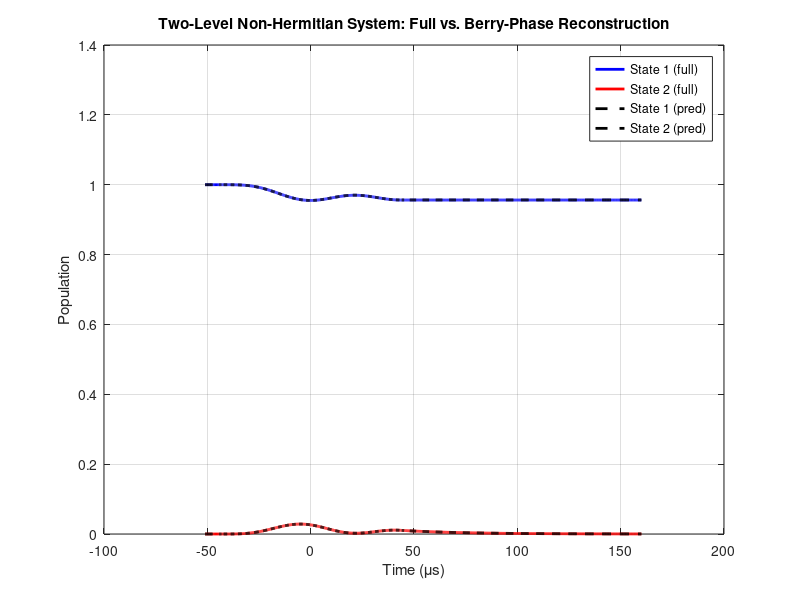

This figure's MATLAB source:
clear; clc;

%% Parameters
d12   = -33.6*2*pi;        % dipole moment (arb. units)
E0    = 40;               % field amplitude
omega = 2*pi*11.44e3;      % angular frequency (rad/s)

Delta = 2*pi*2e3;         % real part of detuning
gamma_decay = 2.7e2 * 2*pi * 10;   % decay rate (choose as needed)
Delta_complex = Delta - 1i*gamma_decay;  % non-Hermitian detuning

t_start = -51.1e-6;       % start time (s)
t_end   = 160e-6;         % end time (s)
tspan   = [t_start, t_end];

%% Define time-dependent coupling: active only when -43.7 µs < t < 43.7 µs.
E_stark = @(t) ((t > -43.7e-6 & t < 43.7e-6) .* ( d12*E0 * sin(omega*(t + 43.7e-6)) ));

%% Non-Hermitian Hamiltonian for Two-Level System
H = @(t) [ 0,            E_stark(t);
           E_stark(t),   Delta_complex ];

%% Solve the Right-State Evolution
psi0 = [1; 0];   % initial state: all in state 1
stateODE_right = @(t, psi) -1i * H(t) * psi;
opts = odeset('RelTol',1e-13,'AbsTol',1e-12);
[t_sol, psi_sol] = ode45(stateODE_right, tspan, psi0, opts);

%% Solve the Left-State Evolution (Adjoint Equation)
% The left state |chi> satisfies: d|chi>/dt = + i H^\dagger(t)|chi>
% (we choose chi0 so that <chi(0)|psi(0)> = 1; here we take chi0 = [1; 0])
chi0 = [1; 0];
stateODE_left = @(t, chi) +1i * (H(t))' * chi;  % note: (H)' gives H^\dagger for complex matrices
[t_sol_left, chi_sol] = ode45(stateODE_left, tspan, chi0, opts);

% For simplicity assume t_sol and t_sol_left are (nearly) the same time grid.
N = length(t_sol);

%% Biorthonormalize: Compute normalized right (v) and left (w) states
% Here, N_k = <chi(t)|psi(t)>; then define:
%     v(t) = psi(t)/sqrt(N_k)
%     w(t) = chi(t)/sqrt(N_k)
v_states = zeros(N, 2);   % right normalized states (each row is a 1x2 vector)
w_states = zeros(N, 2);   % left normalized states
N_factors = zeros(N,1);

for k = 1:N
    psi_k = psi_sol(k, :).';   % column vector (2x1)
    chi_k = chi_sol(k, :).';   % column vector (2x1)
    N_k = chi_k' * psi_k;      % biorthogonal normalization factor
    N_factors(k) = N_k;
    
    % Use sqrt with proper branch; here we assume N_k is nonzero.
    v_states(k, :) = (psi_k / sqrt(N_k)).';
    w_states(k, :) = (chi_k / sqrt(N_k)).';
end

%% Compute Dynamic and Berry Phases via Finite Differences
% The dynamic phase (gamma_D) is:
%    gamma_D(t) = ∫ dt ( w(t)' * H(t) * v(t) )
% The Berry (geometric) phase (gamma_B) is:
%    gamma_B(t) = i ∫ dt ( w(t)' * dv/dt )
dynamic_phase = zeros(N,1);
berry_phase   = zeros(N,1);

for k = 2:N
    dt = t_sol(k) - t_sol(k-1);
    
    % Dynamic phase integrand at t(k)
    v_k = v_states(k, :).';
    w_k = w_states(k, :).';
    Hk = H(t_sol(k));
    integrand_dyn = w_k' * Hk * v_k;  
    dynamic_phase(k) = dynamic_phase(k-1) + integrand_dyn * dt;
    
    % Berry phase integrand via finite difference:
    v_prev = v_states(k-1, :).';
    % Approximate derivative: dv/dt
    dv = (v_k - v_prev) / dt;
    integrand_berry = 1i * (w_k' * dv);
    berry_phase(k) = berry_phase(k-1) + integrand_berry * dt;
end

%% Construct the Predicted State Using the Non-Adiabatic Phase Factors
% The predicted state is:
%    psi_pred(t) = exp(i*berry_phase(t)) * exp(-i*dynamic_phase(t)) * v(t)
psi_pred = zeros(N, 2);
for k = 1:N
    phaseFactor = exp(1i * berry_phase(k)) * exp(-1i * dynamic_phase(k));
    v_k = v_states(k, :).';
    psi_pred(k, :) = (phaseFactor * v_k).';
end

%% (Optional) Compare Predicted Evolution with the Direct ODE Solution
pop_full = abs(psi_sol).^2;  % populations from the full (right-state) evolution
pop_pred = abs(psi_pred).^2;   % populations from the predicted state

figure;
plot(t_sol*1e6, pop_full(:,1), 'b', 'LineWidth',2); hold on;
plot(t_sol*1e6, pop_full(:,2), 'r', 'LineWidth',2);
plot(t_sol*1e6, pop_pred(:,1), 'k--', 'LineWidth',2);
plot(t_sol*1e6, pop_pred(:,2), 'k--', 'LineWidth',2);
xlabel('Time (\mus)');
ylabel('Population');
legend('State 1 (full)', 'State 2 (full)', 'State 1 (pred)', 'State 2 (pred)');
title('Two-Level Non-Hermitian System: Full vs. Berry-Phase Reconstruction');
grid on;